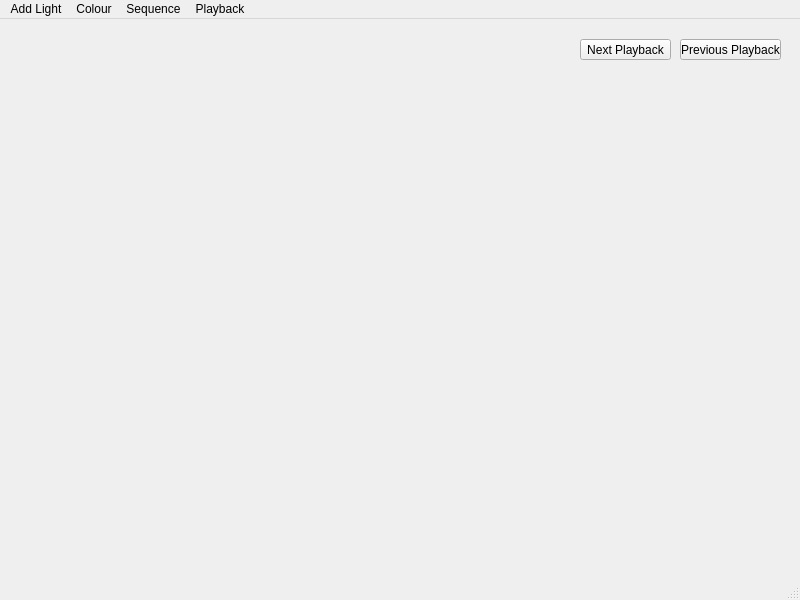
<?xml version="1.0" encoding="UTF-8"?>
<ui version="4.0">
 <class>MainWindow</class>
 <widget class="QMainWindow" name="MainWindow">
  <property name="geometry">
   <rect>
    <x>0</x>
    <y>0</y>
    <width>800</width>
    <height>600</height>
   </rect>
  </property>
  <property name="windowTitle">
   <string>MainWindow</string>
  </property>
  <widget class="QWidget" name="centralwidget">
   <widget class="QPushButton" name="pushButton">
    <property name="geometry">
     <rect>
      <x>580</x>
      <y>20</y>
      <width>91</width>
      <height>21</height>
     </rect>
    </property>
    <property name="text">
     <string>Next Playback</string>
    </property>
   </widget>
   <widget class="QPushButton" name="pushButton_2">
    <property name="geometry">
     <rect>
      <x>680</x>
      <y>20</y>
      <width>101</width>
      <height>21</height>
     </rect>
    </property>
    <property name="text">
     <string>Previous Playback</string>
    </property>
   </widget>
  </widget>
  <widget class="QMenuBar" name="menubar">
   <property name="geometry">
    <rect>
     <x>0</x>
     <y>0</y>
     <width>800</width>
     <height>22</height>
    </rect>
   </property>
   <widget class="QMenu" name="menuAdd_lights">
    <property name="title">
     <string>Add Light</string>
    </property>
    <addaction name="add_light_action"/>
    <addaction name="actionAdd_all_lights"/>
   </widget>
   <widget class="QMenu" name="menuColour">
    <property name="title">
     <string>Colour</string>
    </property>
    <addaction name="actionChoose_Colour"/>
    <addaction name="actionReplace_Colour"/>
    <addaction name="actionColour_Mode"/>
   </widget>
   <widget class="QMenu" name="menuSequence">
    <property name="title">
     <string>Sequence</string>
    </property>
    <addaction name="actionSave_Sequence"/>
    <addaction name="actionOpen_Sequence"/>
    <addaction name="actionEdit_Sequence"/>
   </widget>
   <widget class="QMenu" name="menuPlayback">
    <property name="title">
     <string>Playback</string>
    </property>
    <addaction name="actionSave_playback"/>
   </widget>
   <addaction name="menuAdd_lights"/>
   <addaction name="menuColour"/>
   <addaction name="menuSequence"/>
   <addaction name="menuPlayback"/>
  </widget>
  <widget class="QStatusBar" name="statusbar"/>
  <action name="add_light_action">
   <property name="text">
    <string>Add light</string>
   </property>
  </action>
  <action name="actionAdd_all_lights">
   <property name="text">
    <string>Add all lights</string>
   </property>
  </action>
  <action name="actionChoose_Colour">
   <property name="text">
    <string>Choose Colour</string>
   </property>
  </action>
  <action name="actionReplace_Colour">
   <property name="text">
    <string>Replace Colour</string>
   </property>
  </action>
  <action name="actionColour_Mode">
   <property name="text">
    <string>Colour Mode</string>
   </property>
  </action>
  <action name="actionSave_Sequence">
   <property name="text">
    <string>Save Sequence</string>
   </property>
  </action>
  <action name="actionOpen_Sequence">
   <property name="text">
    <string>Open Sequence</string>
   </property>
  </action>
  <action name="actionEdit_Sequence">
   <property name="text">
    <string>Edit Sequence</string>
   </property>
  </action>
  <action name="actionSave_playback">
   <property name="text">
    <string>Save playback</string>
   </property>
  </action>
 </widget>
 <resources/>
 <connections/>
</ui>
